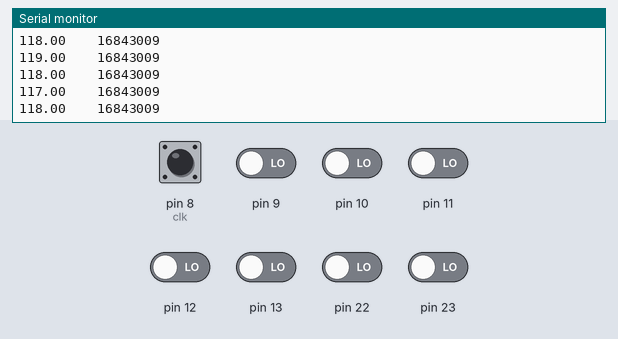
Recording of a sketch running on a simulated Arduino Uno, built with avr-gcc and run on an emulated ATmega328P. On the bench: the last lines printed to the serial monitor. The test bench sets the inputs (shaded band); at power-on: pin 8 (clk) HIGH, pin 9–13, pin 22, pin 23 LOW.

Above: at 1.2 s.
1.3 s: pin 8 (clk) pulled LOW for 0.15 s
At 1.42 s:
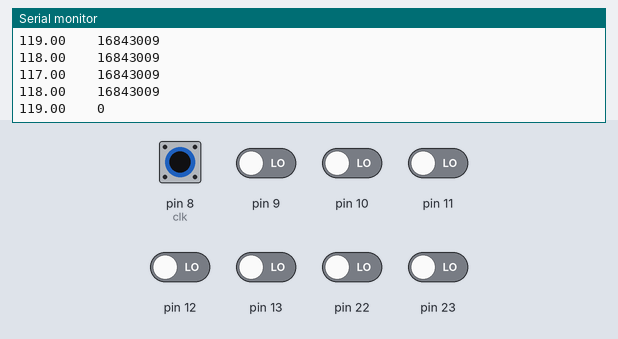
2.9 s: pin 9 driven HIGH
At 3.07 s:
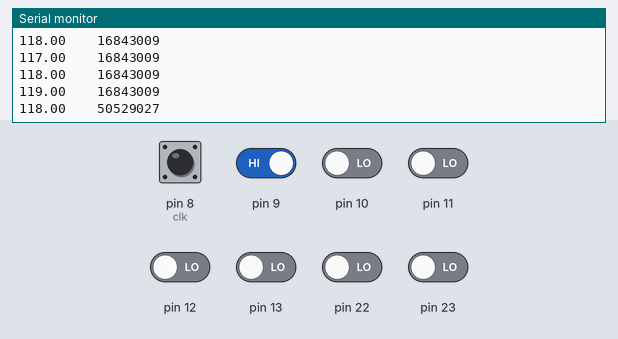
4.4 s: pin 10 driven HIGH
At 4.49 s:
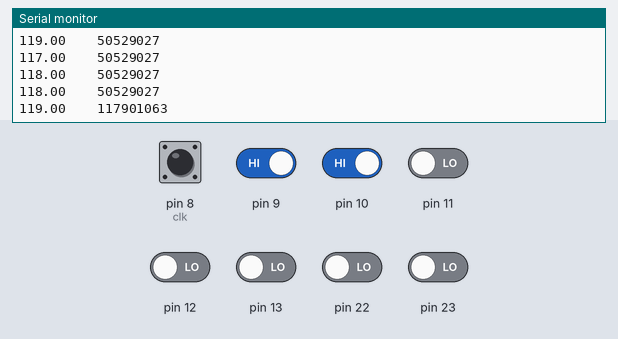
5.9 s: pin 8 (clk) driven LOW
At 6.02 s:
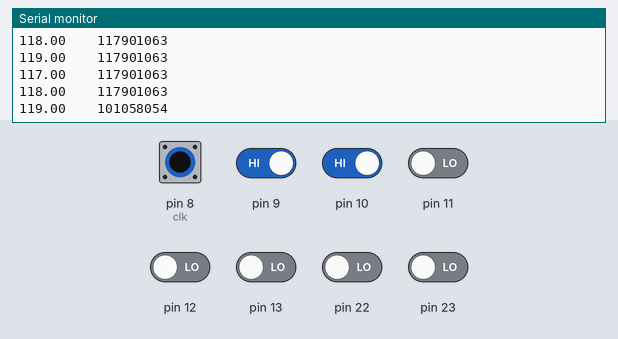
7.4 s: pin 11 driven HIGH
At 7.56 s:
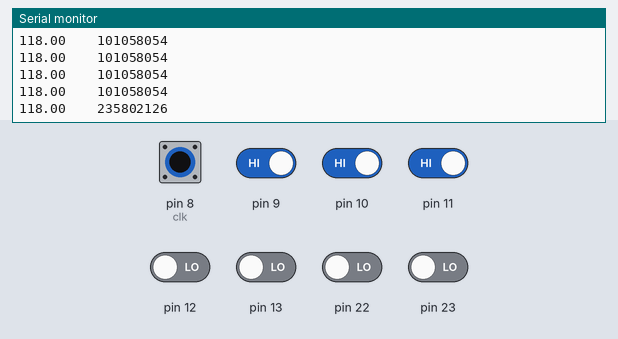
10.4 s: pin 12 driven HIGH
At 10.63 s:
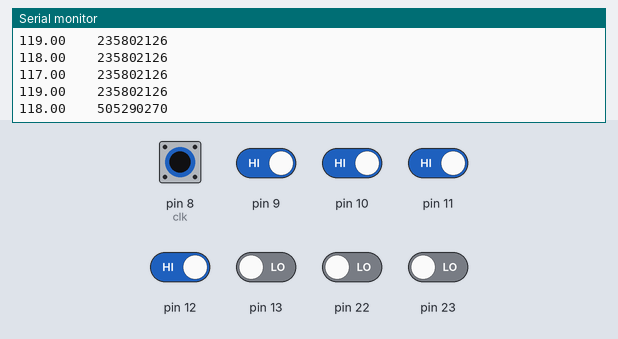
Timing chart, 0 to 12.9 s (numbered marks = the images above; inputs shaded):
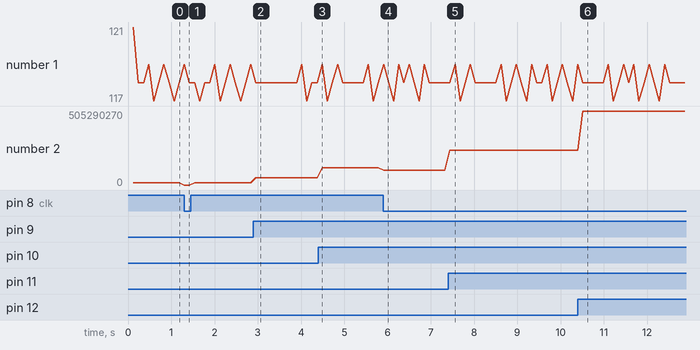

The sketch:

hctl2022.ino
```cpp
#define clk 8
#define sel1 0
#define sel2 1
#define oe 2
#define rst 3

int i=0;
float t=0,timer=0;
unsigned long byte1 = 0;//byte one. this and the variables below this are really temporary variables.
unsigned long byte2 = 0;//they are only declared up here for clarity.
unsigned long byte3 = 0;
unsigned long byte4 = 0;
signed long decoval = 0;

void setup(){
  Serial.begin(9600);
 //PIN MODES
 pinMode(clk,OUTPUT);
 pinMode(sel1,OUTPUT);
 pinMode(sel2,OUTPUT);
 pinMode(oe,OUTPUT);
 pinMode(rst,OUTPUT);

 digitalWrite(sel1,LOW);
 digitalWrite(sel2,HIGH);
 digitalWrite(oe,LOW);
 digitalWrite(rst,LOW);
 delay(5);
 digitalWrite(rst,HIGH);
 //DDRD = B00000000;
 DDRB = B00000000;
 //PORTB = B11111111;
  //SERIAL CONFIG


 //Serial.print("Encoder board demo");
}

void loop(){


  delayMicroseconds(2);
  digitalWrite(clk,HIGH);
  delayMicroseconds(2);
  digitalWrite(clk,LOW);

  i++;
  if(i%4000==0){
  i=0;
  decoval=decoderout();
  t=timer;
  timer = millis();
  Serial.print(timer-t);
  Serial.print("    ");
  Serial.println(decoval);
  }
}

signed long decoderout(){

  byte Delay = 2;

//  digitalWrite(rst,LOW);
//  digitalWrite(clk,LOW);
//  delayMicroseconds(Delay);
//  digitalWrite(clk,HIGH);
//  delayMicroseconds(Delay);
//  digitalWrite(clk,LOW);
//  delayMicroseconds(Delay);
//  digitalWrite(rst,HIGH);
  //PORTB = B11111111;
  //delayMicroseconds(Delay);


  //digitalWrite(clk,HIGH);
  //digitalWrite(oe,HIGH);
  delayMicroseconds(Delay);//wait a little
  digitalWrite(sel1,LOW);
  digitalWrite(sel2,HIGH);
  //delayMicroseconds(Delay);
  //digitalWrite(clk,LOW);
  delayMicroseconds(Delay);
  byte4 = PINB;

  //delayMicroseconds(Delay);
  digitalWrite(sel1,HIGH);
  delayMicroseconds(Delay);//wait a little
  byte3 = PINB;

  //delayMicroseconds(Delay);
  digitalWrite(sel1,LOW);
  digitalWrite(sel2,LOW);
  delayMicroseconds(Delay);//wait a little
  byte2 = PINB;
  //delay(5000);
  //delayMicroseconds(Delay);
  digitalWrite(sel1,HIGH);
  delayMicroseconds(Delay);//wait a little
  byte1 = PINB;

  //delayMicroseconds(Delay);//wait a little
  //PORTB = B11111111;
  //digitalWrite(clk,HIGH);
  //digitalWrite(oe,HIGH);
  //delayMicroseconds(Delay);//wait a little


  signed long val= (byte4 << 24) | (byte3 << 16) | (byte2 <<8 ) | byte1;
  return val;

}
```

Measured:
- after the input at 1.3 s, the serial monitor: prints a new line at once (image 1)
- after the input at 2.9 s, the serial monitor: prints a new line after 0.06 s (image 2)
- after the input at 4.4 s, the serial monitor: prints a new line after 0.09 s (image 3)
- after the input at 5.9 s, the serial monitor: prints a new line at once (image 4)
- after the input at 7.4 s, the serial monitor: prints a new line at once (image 5)
- after the input at 10.4 s, the serial monitor: prints a new line after 0.11 s (image 6)
- plotted number 2: 16843009 → 50529027 after the input at 2.9 s, 50529027 → 117901063 after the input at 4.4 s, 117901063 → 101058054 after the input at 5.9 s, 101058054 → 235802126 after the input at 7.4 s, 235802126 → 505290270 after the input at 10.4 s
